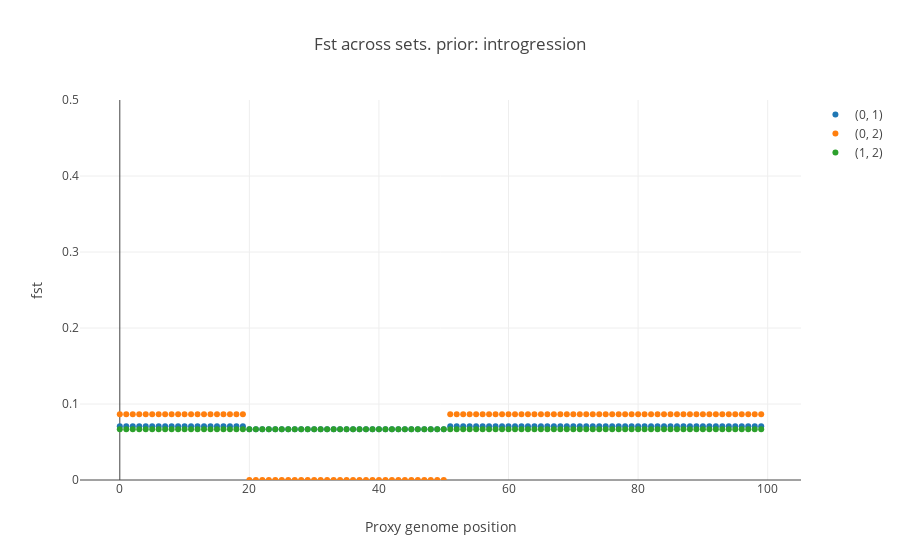

The code cell stored with this chart in its notebook:
### Markdown cell above
### Simulations

Chose the function of population structure across data sets. Visualize resulting *fst*s across data sets.

### Code cell
from structure_tools.Generate_samples import Check_Path, plot_GenFst, return_fsts2

## Select struct prior function and kwargs
prior_func= introgression_prior

prior_kwargs= {
    'region': [.2,.5],
    'target': [0,2]
}


fig, Pops, prior= Check_Path(Npops,vector_lib,prior_func,prior_kwargs,Pops= [],random= True,n_comp= L,range_diff= range_diff,steps= steps)

iplot(fig)
